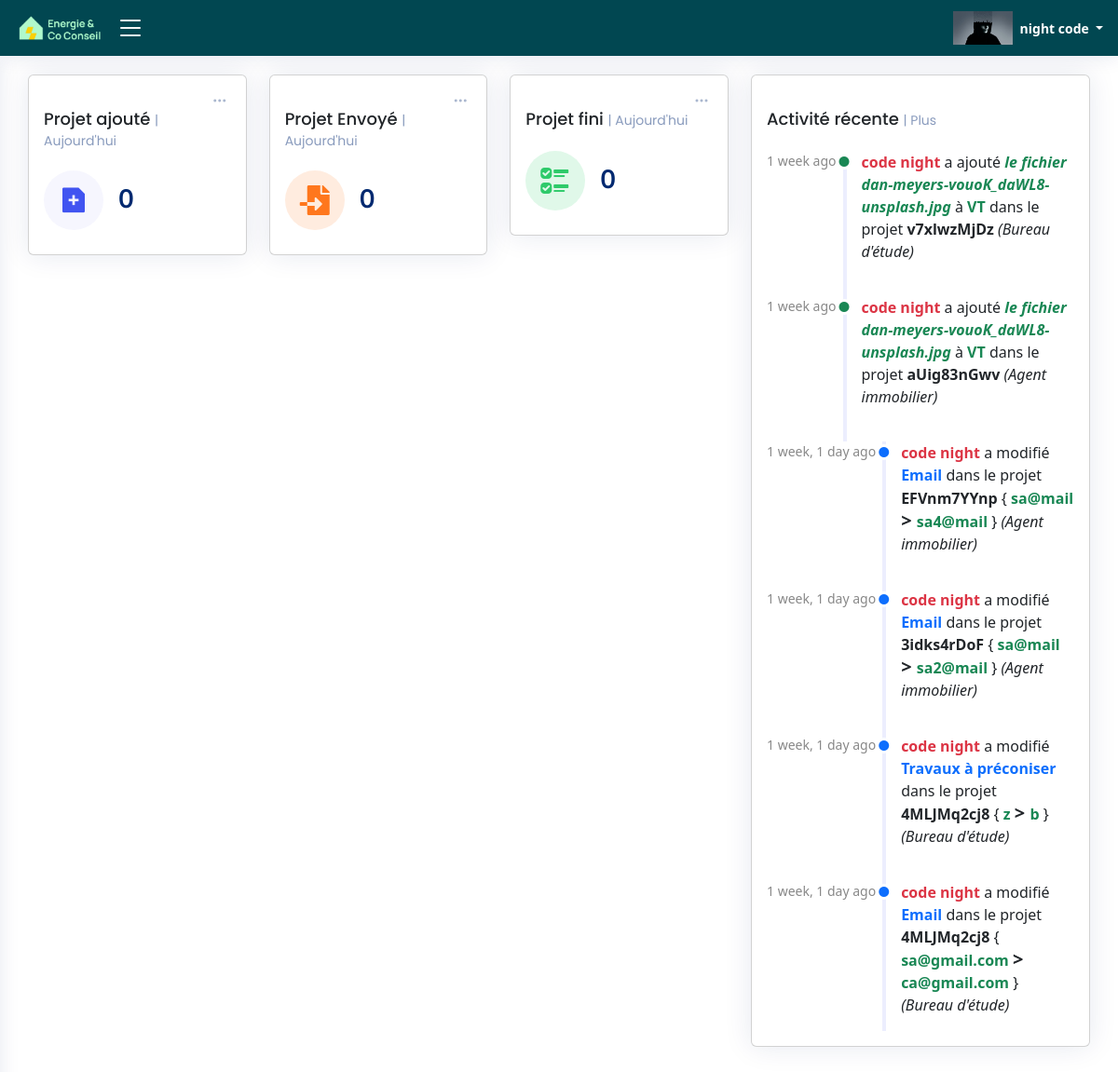
/Accueil/ (signed in), run on the app's committed database.
### ERapp/models.py (models this page shows, shortened)
class USER(AbstractBaseUser, PermissionsMixin):
    email = models.EmailField(unique=True)
    first_name = models.CharField(max_length=30, blank=True, null=True)
    last_name = models.CharField(max_length=30, blank=True, null=True)
    role = models.CharField(max_length=255, blank=True, null=True)
    agent = models.CharField(max_length=30, blank=True, null=True)
    num = models.CharField(max_length=30, blank=True, null=True)
    is_active = models.BooleanField(default=True)
    is_staff = models.BooleanField(default=False)
    is_superuser = models.BooleanField(default=False)
    profile_pic = models.ImageField(blank=True, upload_to='uploads/profilePic',default='uploads/default_user_avatar.png')
    date_joined = models.DateTimeField(default=timezone.now)
    last_login = models.DateTimeField(blank=True, null=True)
    user_id = models.CharField(max_length=255,blank=True, null=True)
    be = models.BooleanField(default=False)
    ai = models.BooleanField(default=False)
    com_name = models.CharField(max_length=255,blank=True, null=True)
    objects = CustomUserManager()
    USERNAME_FIELD = 'email'
    REQUIRED_FIELDS = ['first_name', 'last_name']

class Activities_audit(models.Model):
    Activity_id = models.CharField(max_length=255,blank=True)
    Activity_user = models.CharField(max_length=255,blank=True)
    Activity_user_email = models.CharField(max_length=255,blank=True)
    Activity_table = models.CharField(max_length=255,blank=True)
    Activity_date = models.DateTimeField(default=timezone.now)
    Activity_project_id = models.CharField(max_length=255,blank=True)
    Activity_name = models.CharField(max_length=255,blank=True)
    Activity_before = models.CharField(max_length=255,blank=True)
    Activity_after = models.CharField(max_length=255,blank=True)
    Activity_add = models.BooleanField(default=False)
    Activity_add_2 = models.BooleanField(default=False)
    Activity_edit = models.BooleanField(default=False)
    Activity_delete = models.BooleanField(default=False)

### ERapp/views.py (the view)
# urls.py: path('Accueil/',Auditeur_Accueil ,name="Auditeur_main_page"),
@login_required
def Auditeur_Accueil(request):
    data = TableData001.objects.all()
    activities_audit = Activities_audit.objects.order_by("-Activity_date")[:6]
    today = date.today()
    first_day_of_year = date(today.year, 1, 1)
    first_day_of_month = date(today.year, today.month, 1)
    client_count_added_today = TableData001.objects.filter(creation_time__date=today).count()
    client_count_added_month = TableData001.objects.filter(creation_time__range=(first_day_of_month, datetime.now())).count()
    client_count_added_year= TableData001.objects.filter(creation_time__range=(first_day_of_year, datetime.now())).count()
    client_count_envoye_today = TableData001.objects.filter(Envoye_time__date=today).count()
    client_count_envoye_month = TableData001.objects.filter(Envoye_time__range=(first_day_of_month, datetime.now())).count()
    client_count_envoye_year= TableData001.objects.filter(Envoye_time__range=(first_day_of_year, datetime.now())).count()
    client_count_fini_today = TableData001.objects.filter(fini_time__date=today).count()
    client_count_fini_month = TableData001.objects.filter(fini_time__range=(first_day_of_month, datetime.now())).count()
    client_count_fini_year= TableData001.objects.filter(fini_time__range=(first_day_of_year, datetime.now())).count()
    return render(request, "html/Auditeur_main_page.html",{'data':data,
                                                        'activities_audit':activities_audit,
                                                        'client_count_added_today':client_count_added_today,
                                                        'client_count_added_month':client_count_added_month,
                                                        'client_count_added_year':client_count_added_year,
                                                        'client_count_envoye_today':client_count_envoye_today,
                                                        'client_count_envoye_month':client_count_envoye_month,
                                                        'client_count_envoye_year':client_count_envoye_year,
                                                        'client_count_fini_today':client_count_fini_today,
                                                        'client_count_fini_month':client_count_fini_month,
                                                        'client_count_fini_year':client_count_fini_year})

### ERapp/templates/html/Auditeur_main_page.html (shortened to what this page needs)
{% load static %}
{% load l10n %}
{% load humanize %}
<!DOCTYPE html>
<html lang="en">
<head>
  <link rel="stylesheet" href="https://cdnjs.cloudflare.com/ajax/libs/font-awesome/5.15.3/css/all.min.css">
  <link href="{% static 'css/style.css' %}" rel="stylesheet" type="text/css">
  <link href="{% static 'vendor/bootstrap/css/bootstrap.min.css' %}" rel="stylesheet">
  <link href="{% static 'vendor/bootstrap-icons/bootstrap-icons.css' %}" rel="stylesheet">
  <link href="{% static 'vendor/boxicons/css/boxicons.min.css' %}" rel="stylesheet">
  <link href="{% static 'vendor/quill/quill.snow.css' %}" rel="stylesheet">
  <link href="{% static 'vendor/quill/quill.bubble.css' %}" rel="stylesheet">
  <link href="{% static 'vendor/remixicon/remixicon.css' %}" rel="stylesheet">
  <link href="{% static 'vendor/simple-datatables/style.css' %}" rel="stylesheet">
</head>
<body onload="load()">
  {% if user.is_authenticated  and "auditeur" in user.role  %}
  <header id="header" class="header fixed-top d-flex align-items-center">
    <div class="d-flex align-items-center justify-content-between logo_with_button" >
      <a href="{% url 'main_page' %}"  class="logo d-flex align-items-center">
        <img src="{% static 'image\logo.png' %}" alt="" >
      </a>
      <i class="bi bi-list toggle-sidebar-btn " id="click_side_bar"></i>
    </div>
    <nav class="header-nav ms-auto">
      <ul class="d-flex align-items-center">
        <li class="nav-item dropdown pe-3">
          <a class="nav-link nav-profile d-flex align-items-center pe-0" href="#" data-bs-toggle="dropdown">
            <img src="{{ user.profile_pic.url }}"  alt="Image">
            <span class="d-none d-md-block dropdown-toggle ps-2">{{ user.first_name }} {{ user.last_name }} </span>
          </a>
        </li>
      </ul>
    </nav>
  </header>
  <main id="main" class="main">
    <section class="section dashboard">
        <div class="row">
          <div class="col-lg-8">
            <div class="row">
              <div class="col-xxl-4 col-md-4">
                <div class="card info-card sales-card">
                    <div class="filter">
                        <a class="icon" href="#" data-bs-toggle="dropdown"><i class="bi bi-three-dots"></i></a>
                      </div>
                  <div class="card-body">
                    <h5 class="card-title" id="client_count_this_title">Projet ajouté <span>| Aujourd'hui</span></h5>
                    <div class="d-flex align-items-center">
                      <div class="card-icon rounded-circle d-flex align-items-center justify-content-center">
                      </div>
                      <div class="ps-3">
                        <h6 id="client_count_this_value">{{client_count_added_today}}</h6>
                      </div>
                    </div>
                  </div>
                </div>
              </div>
              <div class="col-xxl-4 col-md-4">
                <div class="card info-card customers-card">
                    <div class="filter">
                      <a class="icon" href="#" data-bs-toggle="dropdown" aria-expanded="false"><i class="bi bi-three-dots"></i></a>
                    </div>
                    <div class="card-body">
                      <h5 class="card-title" id="client_count_envoye_title">Projet Envoyé <span>| Aujourd'hui</span></h5>
                      <div class="d-flex align-items-center">
                        <div class="card-icon rounded-circle d-flex align-items-center justify-content-center">
                          <i class="fas fa-file-import"></i>
                        </div>
                        <div class="ps-3">
                          <h6 id="client_count_envoye_value">{{client_count_envoye_today}}</h6>
                        </div>
                      </div>
                    </div>
                </div>
              </div>
                <div class="col-xxl-4 col-md-4">
                    <div class="card info-card revenue-card">
                      <div class="filter">
                        <a class="icon" href="#" data-bs-toggle="dropdown"><i class="bi bi-three-dots"></i></a>
                      </div>
                      <div class="card-body">
                        <h5 class="card-title" id="client_count_fini_title">Projet fini <span>| Aujourd'hui</span></h5>
                        <div class="d-flex align-items-center">
                          <div class="card-icon rounded-circle d-flex align-items-center justify-content-center">
                            <i class="bi bi-ui-checks"></i>
                          </div>
                          <div class="ps-3">
                            <h6 id="client_count_fini_value">{{client_count_fini_today}}</h6>
                          </div>
                        </div>
                      </div>
                    </div>
                  </div>
            </div>
          </div>
          <div class="col-lg-4">
            <div class="card">
              <div class="card-body">
                <h5 class="card-title">Activité récente <span>| <a>Plus</a></span></h5>
                <div class="activity">
                  {% for A_AU in activities_audit %}
                    {% if A_AU.Activity_edit %}
                      <div class="activity-item d-flex">
                        <div class="activite-label">{{A_AU.Activity_date|naturaltime}}</div>
                        <i class="bi bi-circle-fill activity-badge text-primary align-self-start"></i>
                        <div class="activity-content">
                          <p class="Activities_audit_p"><b  class="fw-bold text-danger">{{A_AU.Activity_user}}</b> a modifié <b class="fw-bold text-primary">{{A_AU.Activity_name}}</b> dans le projet <b class="fw-bold text-dark">{{A_AU.Activity_project_id}}</b> { <b class="fw-bold text-success ">{{A_AU.Activity_before}}</b> <b class="fw-bold text-dark h5"> &gt </b> <b class="fw-bold text-success ">{{A_AU.Activity_after}}</b> } <i> ({{A_AU.Activity_table}})</i></p>
                        </div>
                      </div>
                    {% endif %}
                    {% if A_AU.Activity_add %}
                      <div class="activity-item d-flex">
                        <div class="activite-label">{{A_AU.Activity_date|naturaltime}}</div>
                        <i class="bi bi-circle-fill activity-badge text-success align-self-start"></i>
                        <div class="activity-content">
                          <p class="Activities_audit_p"><b class=" text-danger">{{A_AU.Activity_user}}</b> a ajouté <i class="fw-bold text-success">{{A_AU.Activity_before}}</i> à <b class="fw-bold text-success ">{{A_AU.Activity_after}}</b> dans le projet <b class="fw-bold text-dark">{{A_AU.Activity_project_id}}</b><i> ({{A_AU.Activity_table}})</i></p>
                        </div>
                      </div>
                    {% endif %}
                  {% endfor %}
                </div>
              </div>
            </div>
          </div>
        </div>
      </section>
  </main>
  {% else %}
  <script>
    window.location.href = "{% url 'not_logged_in' %}";
  </script>
  {% endif %}
</body>
</html>

### ERapp/static/css/style.css (style rules this page uses)
.card-body { height:auto; }
:root { scroll-behavior: smooth; }
.logo_with_button { width:100px; }
.Activities_audit_p { font-size:16px;; }
header { background-color: rgb(1, 71, 81)!important; }
.logo_with_button i,.header-nav .align-items-center .dropdown .dropdown-toggle { color: white!important; }
body { font-family: "Open Sans", sans-serif; background: #f6f9ff; color: #444444; }
a { color: #4154f1; text-decoration: none; }
h1, h2, h3, h4, h5, h6 { font-family: "Nunito", sans-serif; }
#main { margin-top: 60px; padding: 20px 30px; transition: all 0.3s; }
.card { margin-bottom: 30px; border: none; border-radius: 5px; box-shadow: 0px 0 30px rgba(1, 41, 112, 0.1); }
.card-title { padding: 20px 0 15px 0; font-size: 18px; font-weight: 500; color: #012970; font-family: "Poppins", sans-serif; }
.card-title span { color: #899bbd; font-size: 14px; font-weight: 400; }
.card-body { padding: 0 20px 20px 20px; }
.logo { line-height: 1; }
@media (min-width: 1200px) { .logo { width: 280px; } }
.logo img { max-height: 26px; margin-right: 6px; }
.header { transition: all 0.5s; z-index: 997; height: 60px; box-shadow: 0px 2px 20px rgba(1, 41, 112, 0.1); background-color: #fff; padding-left: 20px; }
.header .toggle-sidebar-btn { font-size: 32px; padding-left: 10px; cursor: pointer; color: #012970; }
.header-nav ul { list-style: none; }
.header-nav>ul { margin: 0; padding: 0; }
.header-nav .nav-profile { color: #012970; }
.header-nav .nav-profile img { max-height: 36px; }
.header-nav .nav-profile span { font-size: 14px; font-weight: 600; }
@media (min-width: 1200px) { #main, #footer { margin-left: 300px; } }
@media (min-width: 1200px) { .toggle-sidebar #main, .toggle-sidebar #footer { margin-left: 0; } }
.dashboard .filter { position: absolute; right: 0px; top: 15px; }
.dashboard .filter .icon { color: #aab7cf; padding-right: 20px; padding-bottom: 5px; transition: 0.3s; font-size: 16px; }
.dashboard .info-card { padding-bottom: 10px; }
.dashboard .info-card h6 { font-size: 28px; color: #012970; font-weight: 700; margin: 0; padding: 0; }
.dashboard .card-icon { font-size: 32px; line-height: 0; width: 64px; height: 64px; flex-shrink: 0; flex-grow: 0; }
.dashboard .sales-card .card-icon { color: #4154f1; background: #f6f6fe; }
.dashboard .revenue-card .card-icon { color: #2eca6a; background: #e0f8e9; }
.dashboard .customers-card .card-icon { color: #ff771d; background: #ffecdf; }
.dashboard .activity { font-size: 14px; }
.dashboard .activity .activity-item .activite-label { color: #888; position: relative; flex-shrink: 0; flex-grow: 0; min-width: 64px; }
.dashboard .activity .activity-item .activite-label::before { content: ""; position: absolute; right: -11px; width: 4px; top: 0; bottom: 0; background-color: #eceefe; }
.dashboard .activity .activity-item .activity-badge { margin-top: 3px; z-index: 1; font-size: 11px; line-height: 0; border-radius: 50%; flex-shrink: 0; border: 3px solid #fff; flex-grow: 0; }
.dashboard .activity .activity-item .activity-content { padding-left: 10px; padding-bottom: 20px; }
.dashboard .activity .activity-item:first-child .activite-label::before { top: 5px; }
.dashboard .activity .activity-item:last-child .activity-content { padding-bottom: 0; }

### data on the page
USER: profile_pic (picture), first_name "night", last_name "code"
Activities_audit: Activity_date "1 week ago", Activity_user "code night", Activity_before "le fichier dan-meyers-vouoK_daWL8-unsplash.jpg", Activity_after "VT", Activity_project_id "v7xlwzMjDz", Activity_table "Bureau d'étude"
Activities_audit: Activity_date "1 week ago", Activity_user "code night", Activity_before "le fichier dan-meyers-vouoK_daWL8-unsplash.jpg", Activity_after "VT", Activity_project_id "aUig83nGwv", Activity_table "Agent immobilier"
Activities_audit: Activity_date "1 week, 1 day ago", Activity_user "code night", Activity_name "Email", Activity_project_id "EFVnm7YYnp", Activity_before "sa@mail", Activity_after "sa4@mail", Activity_table "Agent immobilier"
Activities_audit: Activity_date "1 week, 1 day ago", Activity_user "code night", Activity_name "Email", Activity_project_id "3idks4rDoF", Activity_before "sa@mail", Activity_after "sa2@mail", Activity_table "Agent immobilier"
Activities_audit: Activity_date "1 week, 1 day ago", Activity_user "code night", Activity_name "Travaux à préconiser", Activity_project_id "4MLJMq2cj8", Activity_before "z", Activity_after "b", Activity_table "Bureau d'étude"
Activities_audit: Activity_date "1 week, 1 day ago", Activity_user "code night", Activity_name "Email", Activity_project_id "4MLJMq2cj8", Activity_before "sa@gmail.com", Activity_after "ca@gmail.com", Activity_table "Bureau d'étude"

### other printed values
{{ client_count_added_today }} "0"
{{ client_count_envoye_today }} "0"
{{ client_count_fini_today }} "0"
